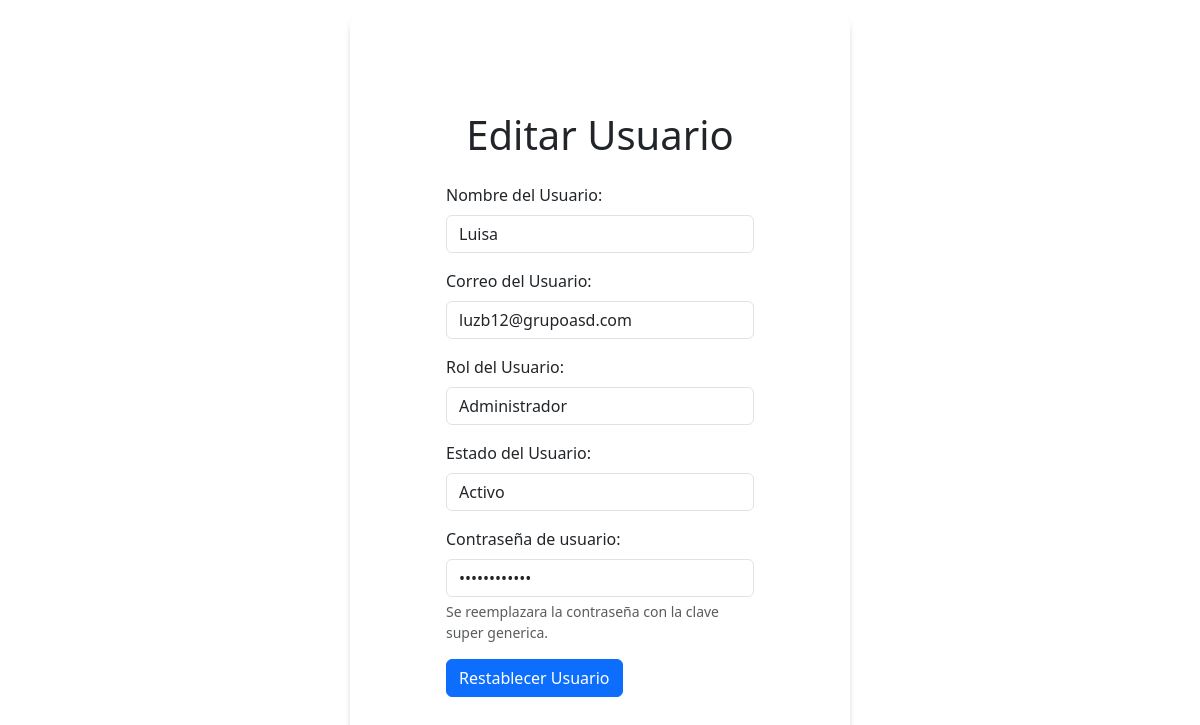
Page /usuarios/restablecer-usuario/1 (signed in) on the committed database.
### app/models.py (models this page shows, shortened)
class Usuario(UserMixin, db.Model):
    __tablename__ = "usuario"
    id = db.Column(db.Integer, primary_key=True)
    userName = db.Column(db.String(100), unique=True, nullable=False)
    email = db.Column(db.String(120), unique=True, nullable=False)
    rol = db.Column(db.Enum(Rol), default=Rol.AGENTE)
    password = db.Column(db.String(128), nullable=False)
    estado = db.Column(db.Enum(Estado_usuario), default=Estado_usuario.ACTIVO)
    created_at = db.Column(db.DateTime, default=datetime.utcnow, nullable=False)
    updated_at = db.Column(db.DateTime, default=datetime.utcnow, onupdate=datetime.utcnow, nullable=False)

### app/usuarios/routes.py (the view, shortened to what this page needs)
@usuarios.route('/restablecer-usuario/<usuario_id>', methods=['GET','POST'])
@acceso_requerido(roles=["Administrador"])
@login_required
def restablecer_usuario(usuario_id):
    usuario = Usuario.query.get(usuario_id)
    form_restablecer=FormRestablecerUsuario(obj = usuario)
    default_password = "GrupoASD123*"
    form_restablecer.password.data = default_password
    return render_template('restablecer_usuario.html', form=form_restablecer, usuario=usuario)

### app/auth/routes.py (called while the page is built)
def acceso_requerido(roles=None):
    if roles is None:
        roles = []
    def decorador(f):
        @wraps(f)
        def decorated_function(*args, **kwargs):
            if current_user.is_authenticated is False:
                flash("Debes iniciar sesión para acceder a esta página", "warning")
                return redirect('/auth/login')
            if roles and current_user.rol.value not in roles:
                flash("No tienes permisos para acceder a esta página", "error")
                return redirect('/auth/login')
            return f(*args, **kwargs)
        return decorated_function
    return decorador

### app/models.py (called while the page is built)
@login.user_loader
def user_loader(id):
    return Usuario.query.get(id)

### app/usuarios/templates/restablecer_usuario.html (shortened to what this page needs)
{% extends "form_base.html" %}
{% block form_content %}
    <form action="" class="login" method="POST" novalidate enctype="multipart/form-data">
        <h2 class="text-center my-4 titulo-responsivo">Editar Usuario</h2>
        <div class="form-group mb-3">
            <label for="{{ form.userName.id }}" class="form-label">{{ form.userName.label }}</label>
            {{ form.userName(class="form-control", size=32) }}
        </div>
        <div class="form-group mb-3">
            <label for="{{ form.email.id }}" class="form-label">{{ form.email.label }}</label>
            {{ form.email(class="form-control", size=32) }}
        </div>
        <div class="form-group mb-3">
            <label for="{{ form.rol.id }}" class="form-label">{{ form.rol.label }}</label>
            <select id="{{ form.rol.id }}" name="{{ form.rol.name }}" class="form-control">
                {% for value, label in form.rol.choices %}
                    <option value="{{ value }}" {% if value == usuario.rol.name %}selected{% endif %}>{{ label }}</option>
                {% endfor %}
            </select>
        </div>
        <div class="form-group mb-3">
            <label for="{{ form.estado.id }}" class="form-label">{{ form.estado.label }}</label>
            <select id="{{ form.estado.id }}" name="{{ form.estado.name }}" class="form-control">
                {% for value, label in form.estado.choices %}
                    <option value="{{ value }}" {% if value == usuario.estado.name %}selected{% endif %}>{{ label }}</option>
                {% endfor %}
            </select>
        </div>
        <div class="form-group mb-3">
            <label for="{{ form.password.id }}" class="form-label">{{ form.password.label }}</label>
            <input type="password" class="form-control" size="32" value="{{ form.password.data }}" readonly>
            <small class="form-text text-muted">Se reemplazara la contraseña con la clave super generica.</small>
        </div>
        <div class="mb-3">
            {{ form.submit(class="btn btn-primary") }}
        </div>
    </form>
{% endblock %}

### app/static/css/formulario.css (style rules this page uses)
body { min-height: 100vh; display: flex; align-items: center; justify-content: center; }
.login { background-color: #fff; border-radius: 10px; text-align: left; padding: 4.5em 6em; margin: auto; width: 90%; max-width: 500px; box-shadow: 0 5px 10px -5px rgba(0, 0, 0, 0.535); }
.form-group { display: flex; flex-direction: column; }
.titulo-responsivo { font-size: 2.5rem; grid-column: span 3; }

### rows in the picture
Usuario: userName "Luisa", email "luzb12@grupoasd.com", rol "Administrador", estado "Activo"
